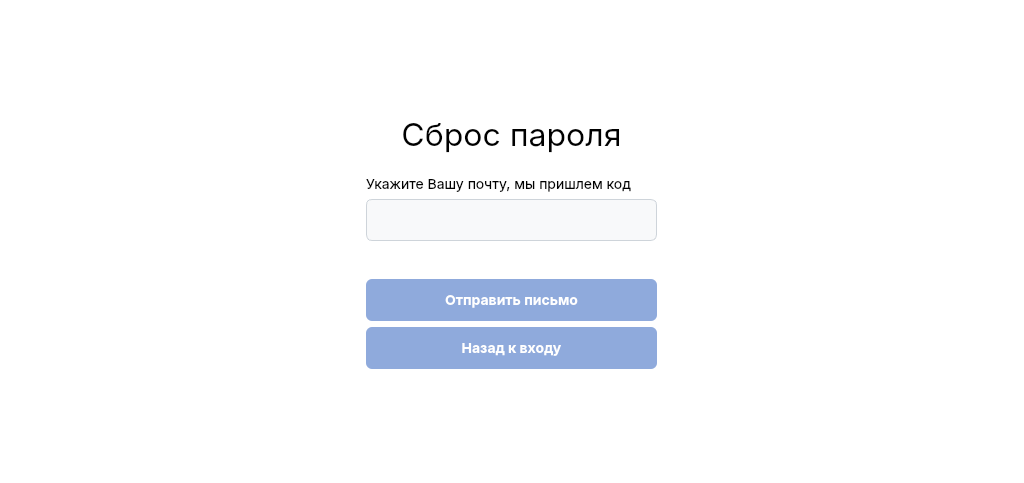
<?xml version="1.0" encoding="UTF-8"?>
<ui version="4.0">
 <class>ForgotForm</class>
 <widget class="QWidget" name="ForgotForm">
  <property name="geometry">
   <rect>
    <x>0</x>
    <y>0</y>
    <width>1024</width>
    <height>483</height>
   </rect>
  </property>
  <property name="font">
   <font>
    <family>-apple-system</family>
    <fontweight>Medium</fontweight>
   </font>
  </property>
  <property name="windowTitle">
   <string>Form</string>
  </property>
  <property name="styleSheet">
   <string notr="true">/* 1. Идеально белый фон всего окна */
QWidget {
    background-color: white; 
    font-family: -apple-system, &quot;Helvetica Neue&quot;, Helvetica, Arial, sans-serif;
    color: black; 
}

/* 2. Заголовок &quot;Авторизация&quot; (ТЕПЕРЬ ПО ЦЕНТРУ) */
QLabel#label_title {
    font-size: 32px;
    color: black;
    margin-bottom: 15px;
    qproperty-alignment: AlignCenter; /* Выравнивание по центру */
}

/* 3. Обычные надписи (Логин, Пароль) (ТЕПЕРЬ ПО ЦЕНТРУ) */
QLabel {
    font-size: 14px;
    color: black;
}

/* 4. Поля ввода */
QLineEdit {
    background-color: #f8f9fa;
    border: 1px solid #ced4da;
    border-radius: 6px; 
    padding: 10px;      
    font-size: 14px;
    color: black;
}
QLineEdit:focus {
    border: 2px solid #8faadc; /* Рамка теперь тоже пастельного цвета */
    background-color: white;
}

/* 5. ВСЕ КНОПКИ - Мягкий пастельный синий */
QPushButton {
    background-color: #8faadc; /* Тот самый пастельный цвет */
    color: white;
    border: none;
    border-radius: 6px;
    padding: 12px;
    font-size: 14px;
    font-weight: bold;
}
/* Эффект при наведении (чуть темнее) */
QPushButton:hover {
    background-color: #7b9cd6; 
}
/* Эффект при нажатии */
QPushButton:pressed {
    background-color: #688acf; 
}</string>
  </property>
  <layout class="QGridLayout" name="gridLayout">
   <item row="1" column="1" colspan="2">
    <widget class="QLabel" name="label_title">
     <property name="font">
      <font>
       <family>-apple-system</family>
       <pointsize>-1</pointsize>
       <fontweight>DemiBold</fontweight>
      </font>
     </property>
     <property name="text">
      <string>Сброс пароля</string>
     </property>
     <property name="alignment">
      <set>Qt::AlignmentFlag::AlignCenter</set>
     </property>
    </widget>
   </item>
   <item row="3" column="1" colspan="2">
    <widget class="QLineEdit" name="lineEdit_email"/>
   </item>
   <item row="0" column="2">
    <spacer name="verticalSpacer">
     <property name="orientation">
      <enum>Qt::Orientation::Vertical</enum>
     </property>
     <property name="sizeHint" stdset="0">
      <size>
       <width>20</width>
       <height>45</height>
      </size>
     </property>
    </spacer>
   </item>
   <item row="6" column="1" colspan="2">
    <layout class="QHBoxLayout" name="horizontalLayout">
     <item>
      <widget class="QPushButton" name="btn_send">
       <property name="text">
        <string>Отправить письмо</string>
       </property>
      </widget>
     </item>
    </layout>
   </item>
   <item row="4" column="0" rowspan="2">
    <spacer name="horizontalSpacer">
     <property name="orientation">
      <enum>Qt::Orientation::Horizontal</enum>
     </property>
     <property name="sizeHint" stdset="0">
      <size>
       <width>380</width>
       <height>20</height>
      </size>
     </property>
    </spacer>
   </item>
   <item row="7" column="1" colspan="2">
    <widget class="QPushButton" name="btn_back">
     <property name="text">
      <string>Назад к входу</string>
     </property>
    </widget>
   </item>
   <item row="8" column="2">
    <spacer name="verticalSpacer_2">
     <property name="orientation">
      <enum>Qt::Orientation::Vertical</enum>
     </property>
     <property name="sizeHint" stdset="0">
      <size>
       <width>20</width>
       <height>45</height>
      </size>
     </property>
    </spacer>
   </item>
   <item row="2" column="1">
    <widget class="QLabel" name="label_2">
     <property name="font">
      <font>
       <family>-apple-system</family>
       <pointsize>-1</pointsize>
       <fontweight>Medium</fontweight>
      </font>
     </property>
     <property name="text">
      <string>Укажите Вашу почту, мы пришлем код</string>
     </property>
     <property name="alignment">
      <set>Qt::AlignmentFlag::AlignLeading|Qt::AlignmentFlag::AlignLeft|Qt::AlignmentFlag::AlignVCenter</set>
     </property>
    </widget>
   </item>
   <item row="5" column="3">
    <spacer name="horizontalSpacer_2">
     <property name="orientation">
      <enum>Qt::Orientation::Horizontal</enum>
     </property>
     <property name="sizeHint" stdset="0">
      <size>
       <width>380</width>
       <height>20</height>
      </size>
     </property>
    </spacer>
   </item>
  </layout>
 </widget>
 <resources/>
 <connections/>
</ui>
